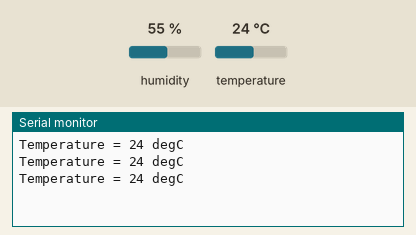
Recording of a program running on a simulated Arduino Uno, built with avr-gcc and run on an emulated ATmega328P. Shown: the last lines printed to the serial monitor. Inputs (shaded band) come from the test bench; at power-on: temperature 24 °C, humidity 55 %.

Above: at 2.8 s.
2.9 s: temperature set to 12 °C
At 5.5 s:
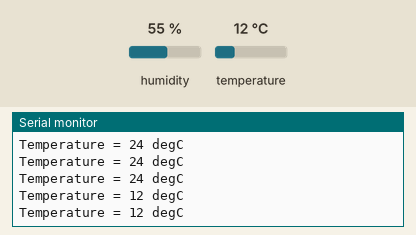
5.6 s: temperature set to 19 °C
At 6.9 s:
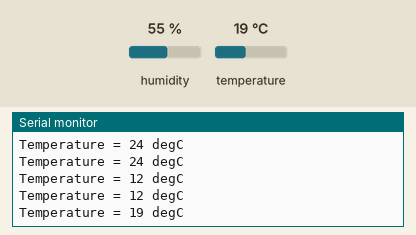
Timing chart, 0 to 8.6 s (numbered marks = the images above; inputs shaded):
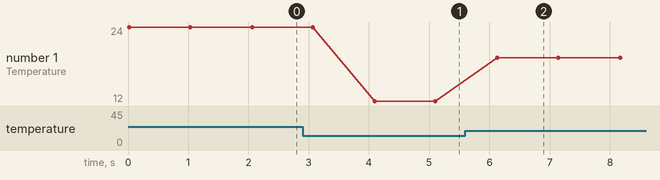

The program:

main.cpp
```cpp
#include <Arduino.h>
 #include <Adafruit_Sensor.h>
#include "DHT.h"
#include<SoftwareSerial.h>
SoftwareSerial SUART(2, 3);
#define DHTPIN A0
#define DHTTYPE DHT11

DHT dht(DHTPIN, DHTTYPE);
float temperature;

void setup()
{
  Serial.begin(9600);
  SUART.begin(9600);

}

void loop()
{

  temperature = dht.readTemperature();
  Serial.print("Temperature = "); Serial.print((int)temperature); Serial.print(" degC");
  Serial.println("");
  SUART.print('<');
  SUART.print((int)temperature,DEC);
  SUART.print('>');
  SUART.println();

  delay(1000);
}
```

Measured:
- after the input at 2.9 s, the serial monitor: prints a new line after 1.2 s (image 1)
- after the input at 5.6 s, the serial monitor: prints a new line after 0.53 s (image 2)
- plotted number 1: 24 → 12 after the input at 2.9 s, 12 → 19 after the input at 5.6 s
